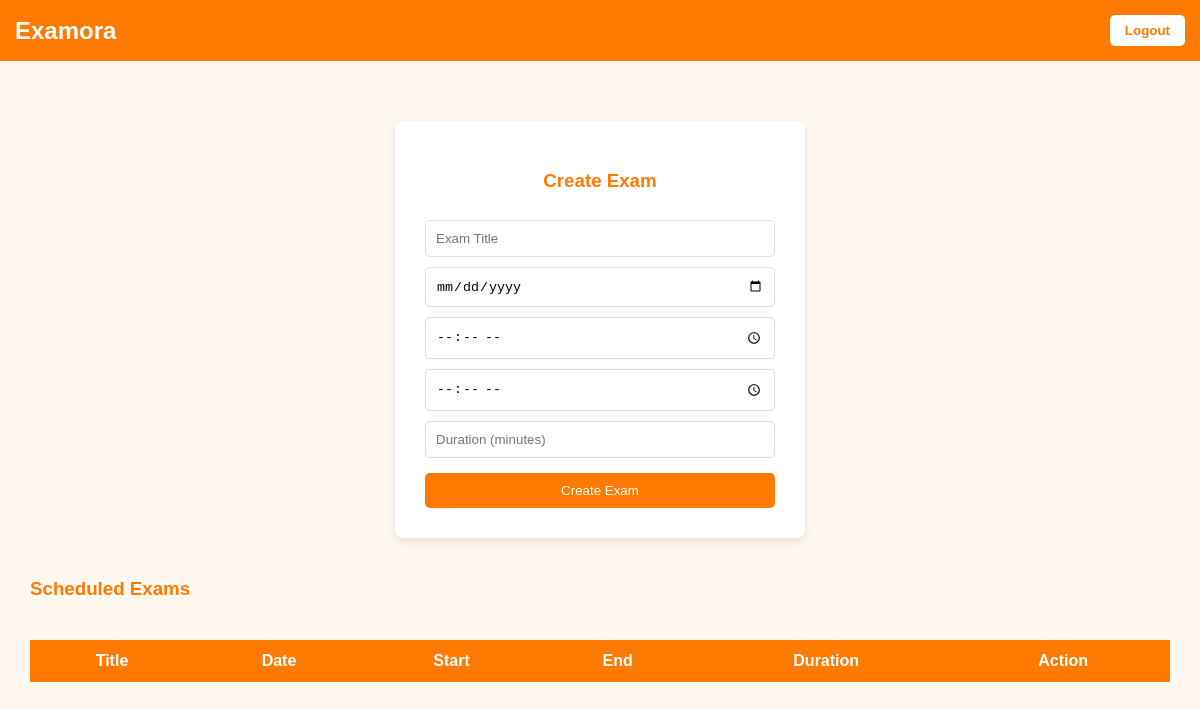
The app's page /admin-dashboard (signed in), older data.
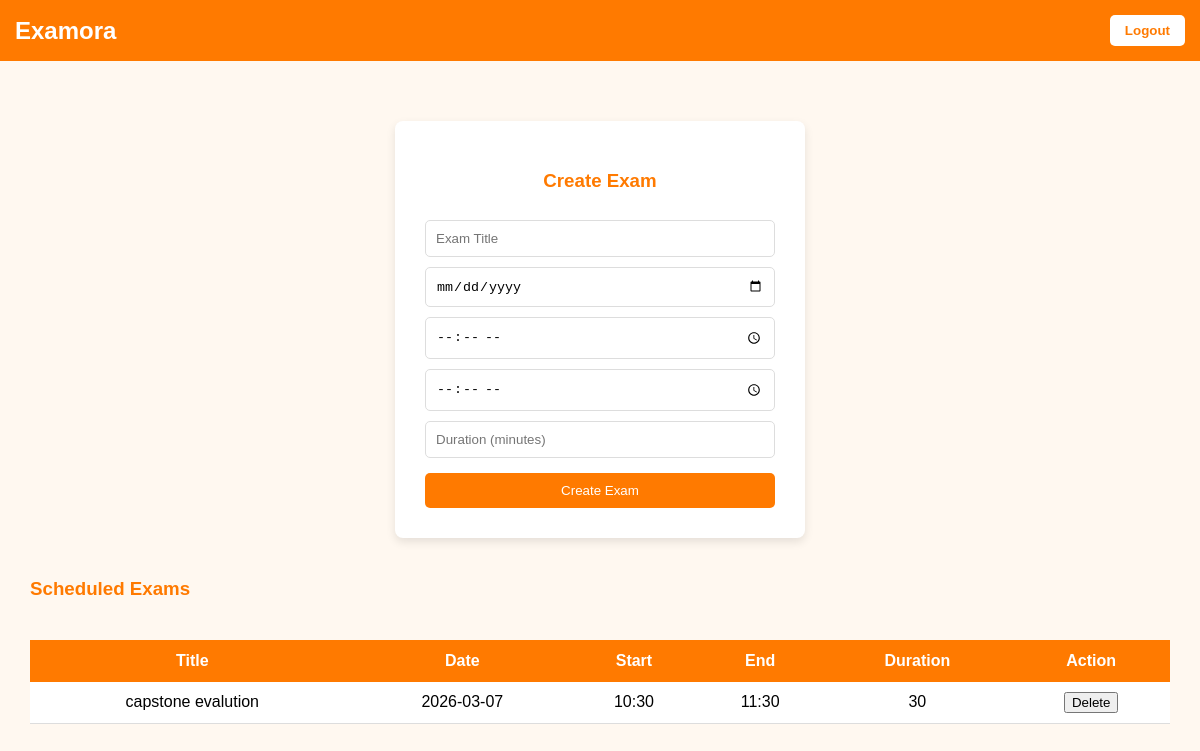
The same page, newer data.
### tables this page shows
CREATE TABLE exams (
            id INTEGER PRIMARY KEY AUTOINCREMENT,
            title TEXT NOT NULL,
            exam_date TEXT NOT NULL,
            start_time TEXT NOT NULL,
            end_time TEXT NOT NULL,
            duration INTEGER NOT NULL
        );

### app.py (the view)
@app.route("/admin-dashboard")
def admin_dashboard():
    if session.get("role") != "admin":
        return redirect("/")
    conn = sqlite3.connect("database.db")
    conn.row_factory = sqlite3.Row
    exams = conn.execute("""
        SELECT * FROM exams
        ORDER BY exam_date ASC, start_time ASC
    """).fetchall()
    conn.close()
    return render_template("admin_dashboard.html", exams=exams)

### templates/admin_dashboard.html (shortened to what this page needs)
{% extends "layout.html" %}
{% block body %}
<div class="center-box">
    <div class="card">
        <h3>Create Exam</h3>
        <form action="/create-exam" method="POST">
            <input type="text" name="title" placeholder="Exam Title" required>
            <input type="date" name="exam_date" required>
            <input type="time" name="start_time" required>
            <input type="time" name="end_time" required>
            <input type="number" name="duration" placeholder="Duration (minutes)" required>
            <button type="submit">Create Exam</button>
        </form>
    </div>
</div>
<h3 style="color:#ff7a00;margin-top:40px;">Scheduled Exams</h3>
<table>
    <tr>
        <th>Title</th>
        <th>Date</th>
        <th>Start</th>
        <th>End</th>
        <th>Duration</th>
        <th>Action</th>
    </tr>
    {% for exam in exams %}
    <tr>
        <td>{{ exam.title }}</td>
        <td>{{ exam.exam_date }}</td>
        <td>{{ exam.start_time }}</td>
        <td>{{ exam.end_time }}</td>
        <td>{{ exam.duration }}</td>
        <td>
            <a href="/delete-exam/{{ exam.id }}">
                <button>Delete</button>
            </a>
        </td>
    </tr>
    {% endfor %}
</table>
{% endblock %}

Row changes from the older to the newer data that the page shows:
added exams: title "capstone evalution", exam_date "2026-03-07", start_time "10:30", end_time "11:30", duration "30"
